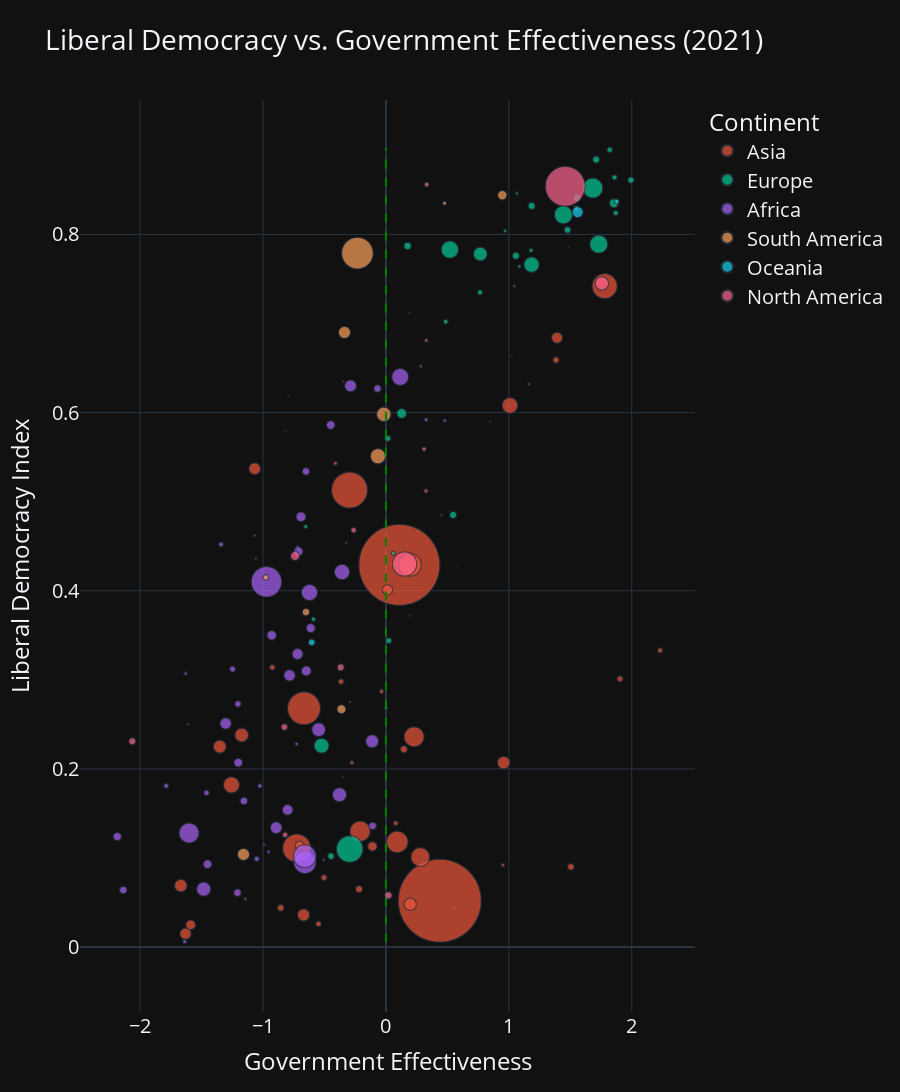

The notebook cell this image was saved under:
### Code cell
# loading the dataset
gov_efec_lib_dem = pd.read_csv("data/govt-effectiveness-vs-liberal-democracy.csv")

# Clean the data by removing rows with NaN values in critical columns
df_cleaned_gov = gov_efec_lib_dem.dropna(subset=['Liberal democracy index (best estimate, aggregate: average)'
                               ])

# You can try different scaling factors to get the desired effect
df_cleaned_gov['Scaled Population'] = df_cleaned_gov['Population (historical)'] / 1e6

# Drop rows where Scaled Population is NaN
df_cleaned_gov.dropna(subset=['Scaled Population'], inplace=True)



# Create the scatter plot
fig = px.scatter(
    df_cleaned_gov,
    x='Government effectiveness',
    y='Liberal democracy index (best estimate, aggregate: average)',
    size='Scaled Population',  # Use the scaled population
    color='Continent',
    hover_name='Entity',
    size_max=200,  # Increase size_max to make points larger -- 200 worked best
    title='Liberal Democracy vs. Government Effectiveness (2021)',
    labels={
        'Government effectiveness': 'Government Effectiveness',
        'Liberal democracy index (best estimate, aggregate: average)': 'Liberal Democracy Index'
    }
)

# Update the layout to add a vertical line at Government effectiveness of 0
fig.update_layout(
    xaxis_title='Government Effectiveness',
    yaxis_title='Liberal Democracy Index',
    legend_title='Continent',
    template='plotly_dark',
    height=1200,
    shapes=[
        dict(
            type='line',
            x0=0,
            x1=0,
            y0=df_cleaned_gov['Liberal democracy index (best estimate, aggregate: average)'].min(),
            y1=df_cleaned_gov['Liberal democracy index (best estimate, aggregate: average)'].max(),
            line=dict(color='green', dash='dash')
        )
    ],
    font=dict(size=20)  # Increase the overall font size
)

# Show the plot
fig.show()

### Figure 1 — Plotly figure (JSON) as saved in the notebook; plotly's stock layout.template omitted (floating-point values rounded to 4 significant figures)
{"data": [{"hovertemplate": "<b>%{hovertext}</b><br><br>Continent=Asia<br>Government Effectiveness=%{x}<br>Liberal Democracy Index=%{y}<br>Scaled Population=%{marker.size}<extra></extra>", "hovertext": ["Afghanistan", "Armenia", "Azerbaijan", "Bahrain", "Bangladesh", "Bhutan", "Cambodia", "China", "East Timor", "Georgia", "Hong Kong", "India", "Indonesia", "Iran", "Iraq", "Israel", "Japan", "Jordan", "Kazakhstan", "Kuwait", "Kyrgyzstan", "Laos", "Lebanon", "Malaysia", "Maldives", "Mongolia", "Myanmar", "Nepal", "North Korea", "Oman", "Pakistan", "Philippines", "Qatar", "Saudi Arabia", "Singapore", "South Korea", "Sri Lanka", "Syria", "Taiwan", "Tajikistan", "Thailand", "Turkey", "Turkmenistan", "United Arab Emirates", "Uzbekistan", "Vietnam", "Yemen"], "legendgroup": "Asia", "marker": {"color": "#EF553B", "size": [33.83, 2.921, 9.753, 1.37, 159.4, 0.7406, 15.62, 1396.0, 1.205, 3.792, 7.366, 1328.0, 261.8, 82.62, 37.56, 8.053, 127.3, 9.545, 18.08, 3.834, 6.002, 6.802, 6.472, 31.23, 0.4282, 2.977, 51.09, 27.82, 25.58, 4.185, 217.3, 105.3, 2.427, 29.97, 5.525, 50.98, 21.73, 19.42, 23.53, 8.644, 70.54, 80.01, 6.216, 8.675, 30.75, 92.82, 31.16], "sizemode": "area", "sizeref": 0.2023, "symbol": "circle"}, "mode": "markers", "name": "Asia", "showlegend": true, "type": "scattergl", "x": [-1.352, -0.277, -0.219, 0.557, -0.726, 0.452, -0.702, 0.438, -1.069, 0.326, 1.904, 0.109, -0.296, -0.21, -1.174, 1.384, 1.78, 0.146, -0.11, -0.035, -0.924, -0.504, -0.365, 0.958, -0.349, -0.411, -1.257, -1.068, -1.631, 0.08, -0.667, 0.195, 0.952, 0.198, 2.231, 1.009, 0.013, -1.589, 1.392, -0.856, 0.28, 0.229, -0.549, 1.505, -0.67, 0.092, -1.669], "xaxis": "x", "y": [0.225, 0.207, 0.065, 0.044, 0.111, 0.485, 0.114, 0.052, 0.462, 0.512, 0.301, 0.429, 0.513, 0.13, 0.238, 0.659, 0.742, 0.222, 0.113, 0.287, 0.314, 0.078, 0.298, 0.207, 0.191, 0.543, 0.182, 0.537, 0.015, 0.139, 0.268, 0.429, 0.092, 0.048, 0.333, 0.608, 0.401, 0.025, 0.684, 0.044, 0.101, 0.236, 0.026, 0.09, 0.036, 0.118, 0.069], "yaxis": "y"}, {"hovertemplate": "<b>%{hovertext}</b><br><br>Continent=Europe<br>Government Effectiveness=%{x}<br>Liberal Democracy Index=%{y}<br>Scaled Population=%{marker.size}<extra></extra>", "hovertext": ["Albania", "Austria", "Belarus", "Belgium", "Bosnia and Herzegovina", "Bulgaria", "Croatia", "Cyprus", "Czechia", "Denmark", "Estonia", "Finland", "France", "Germany", "Greece", "Hungary", "Iceland", "Ireland", "Italy", "Kosovo", "Latvia", "Lithuania", "Luxembourg", "Malta", "Moldova", "Montenegro", "Netherlands", "North Macedonia", "Norway", "Poland", "Portugal", "Romania", "Russia", "Serbia", "Slovakia", "Slovenia", "Spain", "Sweden", "Switzerland", "Ukraine", "United Kingdom"], "legendgroup": "Europe", "marker": {"color": "#00cc96", "size": [2.899, 8.644, 9.487, 11.28, 3.519, 7.178, 4.184, 1.22, 10.52, 5.684, 1.315, 5.48, 64.92, 82.08, 10.82, 9.839, 0.331, 4.702, 60.58, 1.779, 1.978, 2.906, 0.5695, 0.445, 3.287, 0.6281, 17.11, 1.98, 5.19, 38.27, 10.37, 19.87, 145.3, 7.177, 5.42, 2.06, 46.68, 9.799, 8.284, 45.78, 65.38], "sizemode": "area", "sizeref": 0.2023, "symbol": "circle"}, "mode": "markers", "name": "Europe", "showlegend": true, "type": "scattergl", "x": [0.059, 1.478, -0.447, 1.556, -0.59, 0.016, 0.486, 1.045, 1.057, 1.821, 1.065, 1.87, 1.444, 1.683, 0.176, 0.547, 1.488, 1.548, 0.52, null, 1.086, 1.181, 1.719, 0.847, -0.653, 0.196, 1.855, 0.002, 1.86, 0.768, 1.186, 0.128, -0.295, 0.023, 0.766, 0.969, 1.185, 1.711, 1.993, -0.524, 1.732], "xaxis": "x", "y": [0.442, 0.805, 0.102, 0.841, 0.368, 0.571, 0.702, 0.742, 0.776, 0.895, 0.846, 0.824, 0.822, 0.852, 0.787, 0.485, 0.785, 0.83, 0.783, 0.447, 0.764, 0.782, 0.795, 0.59, 0.472, 0.372, 0.835, 0.268, 0.864, 0.778, 0.832, 0.599, 0.11, 0.344, 0.735, 0.804, 0.766, 0.884, 0.861, 0.226, 0.789], "yaxis": "y"}, {"hovertemplate": "<b>%{hovertext}</b><br><br>Continent=Africa<br>Government Effectiveness=%{x}<br>Liberal Democracy Index=%{y}<br>Scaled Population=%{marker.size}<extra></extra>", "hovertext": ["Algeria", "Angola", "Benin", "Botswana", "Burkina Faso", "Burundi", "Cameroon", "Cape Verde", "Central African Republic", "Chad", "Comoros", "Congo", "Cote d'Ivoire", "Democratic Republic of Congo", "Djibouti", "Egypt", "Equatorial Guinea", "Eritrea", "Eswatini", "Ethiopia", "Gabon", "Gambia", "Ghana", "Guinea", "Guinea-Bissau", "Kenya", "Lesotho", "Liberia", "Libya", "Madagascar", "Malawi", "Mali", "Mauritania", "Mauritius", "Morocco", "Mozambique", "Namibia", "Niger", "Nigeria", "Rwanda", "Sao Tome and Principe", "Senegal", "Seychelles", "Sierra Leone", "Somalia", "South Africa", "South Sudan", "Sudan", "Tanzania", "Togo", "Tunisia", "Uganda", "Zambia", "Zimbabwe"], "legendgroup": "Africa", "marker": {"color": "#ab63fa", "size": [40.02, 28.16, 11.36, 2.203, 18.78, 11.05, 22.76, 0.5124, 4.629, 14.65, 0.7267, 5.098, 25.25, 81.04, 1.02, 99.6, 1.454, 3.106, 1.143, 103.9, 2.041, 2.225, 28.7, 11.77, 1.786, 47.09, 2.105, 4.659, 6.532, 25.43, 17.09, 18.59, 3.966, 1.292, 34.61, 26.55, 2.374, 19.94, 190.7, 11.64, 0.2003, 14.59, 0.1072, 7.038, 13.81, 56.72, 11.11, 40.02, 52.02, 7.663, 11.4, 37.53, 16.4, 14.4], "sizemode": "area", "sizeref": 0.2023, "symbol": "circle"}, "mode": "markers", "name": "Africa", "showlegend": true, "type": "scattergl", "x": [-0.378, -0.893, -0.651, 0.479, -0.648, -1.208, -0.8, 0.195, -1.788, -1.452, -1.611, -1.051, -0.719, -1.602, -0.993, -0.659, -1.143, -1.638, -0.507, -0.66, -0.727, -0.955, -0.288, -1.156, -1.63, -0.357, -0.72, -1.342, -1.46, -1.304, -0.712, -0.929, -1.026, 1.161, -0.112, -0.784, 0.327, -0.691, -0.972, -0.108, -0.816, -0.449, 0.586, -1.248, -2.186, 0.116, -2.137, -1.483, -0.622, -1.205, -0.069, -0.548, -0.612, -1.202], "xaxis": "x", "y": [0.171, 0.134, 0.534, 0.591, 0.31, 0.061, 0.154, 0.712, 0.181, 0.093, 0.25, 0.099, 0.329, 0.128, 0.115, 0.095, 0.054, 0.006, 0.098, 0.102, 0.228, 0.107, 0.63, 0.164, 0.307, 0.421, 0.449, 0.452, 0.173, 0.251, 0.444, 0.35, 0.181, 0.632, 0.231, 0.305, 0.592, 0.483, 0.41, 0.136, 0.579, 0.586, 0.429, 0.312, 0.124, 0.64, 0.064, 0.065, 0.398, 0.273, 0.627, 0.244, 0.358, 0.207], "yaxis": "y"}, {"hovertemplate": "<b>%{hovertext}</b><br><br>Continent=South America<br>Government Effectiveness=%{x}<br>Liberal Democracy Index=%{y}<br>Scaled Population=%{marker.size}<extra></extra>", "hovertext": ["Argentina", "Bolivia", "Brazil", "Chile", "Colombia", "Ecuador", "Guyana", "Paraguay", "Peru", "Suriname", "Uruguay", "Venezuela"], "legendgroup": "South America", "marker": {"color": "#FFA15A", "size": [43.48, 11.01, 201.7, 18.05, 46.97, 16.27, 0.7588, 6.159, 30.46, 0.5816, 3.368, 30.57], "sizemode": "area", "sizeref": 0.2023, "symbol": "circle"}, "mode": "markers", "name": "South America", "showlegend": true, "type": "scattergl", "x": [-0.017, -0.651, -0.232, 0.947, -0.065, -0.362, -0.323, -0.978, -0.337, -0.347, 0.477, -1.159], "xaxis": "x", "y": [0.598, 0.376, 0.779, 0.844, 0.551, 0.267, 0.454, 0.415, 0.69, 0.635, 0.835, 0.104], "yaxis": "y"}, {"hovertemplate": "<b>%{hovertext}</b><br><br>Continent=Oceania<br>Government Effectiveness=%{x}<br>Liberal Democracy Index=%{y}<br>Scaled Population=%{marker.size}<extra></extra>", "hovertext": ["Australia", "Fiji", "New Zealand", "Papua New Guinea", "Solomon Islands", "Vanuatu"], "legendgroup": "Oceania", "marker": {"color": "#19d3f3", "size": [23.95, 0.9186, 4.614, 8.743, 0.6394, 0.2661], "sizemode": "area", "sizeref": 0.2023, "symbol": "circle"}, "mode": "markers", "name": "Oceania", "showlegend": true, "type": "scattergl", "x": [1.56, -0.292, 1.879, -0.604, -1.058, -0.792], "xaxis": "x", "y": [0.825, 0.275, 0.837, 0.342, 0.436, 0.619], "yaxis": "y"}, {"hovertemplate": "<b>%{hovertext}</b><br><br>Continent=North America<br>Government Effectiveness=%{x}<br>Liberal Democracy Index=%{y}<br>Scaled Population=%{marker.size}<extra></extra>", "hovertext": ["Barbados", "Canada", "Costa Rica", "Cuba", "Dominican Republic", "El Salvador", "Guatemala", "Haiti", "Honduras", "Jamaica", "Mexico", "Nicaragua", "Panama", "Trinidad and Tobago", "United States"], "legendgroup": "North America", "marker": {"color": "#FF6692", "size": [0.279, 35.96, 4.818, 11.28, 10.43, 6.184, 15.97, 10.52, 9.237, 2.803, 121.1, 6.149, 3.96, 1.429, 326.1], "sizemode": "area", "sizeref": 0.2023, "symbol": "circle"}, "mode": "markers", "name": "North America", "showlegend": true, "type": "scattergl", "x": [1.022, 1.757, 0.331, 0.02, -0.368, -0.263, -0.74, -2.064, -0.826, 0.328, 0.152, -0.82, 0.311, 0.283, 1.459], "xaxis": "x", "y": [0.664, 0.745, 0.856, 0.058, 0.314, 0.468, 0.439, 0.231, 0.247, 0.681, 0.43, 0.126, 0.559, 0.652, 0.854], "yaxis": "y"}], "layout": {"font": {"size": 20}, "height": 1200, "legend": {"itemsizing": "constant", "title": {"text": "Continent"}, "tracegroupgap": 0}, "shapes": [{"line": {"color": "green", "dash": "dash"}, "type": "line", "x0": 0, "x1": 0, "y0": 0.005, "y1": 0.897}], "title": {"text": "Liberal Democracy vs. Government Effectiveness (2021)"}, "xaxis": {"anchor": "y", "domain": [0, 1], "title": {"text": "Government Effectiveness"}}, "yaxis": {"anchor": "x", "domain": [0, 1], "title": {"text": "Liberal Democracy Index"}}}}
